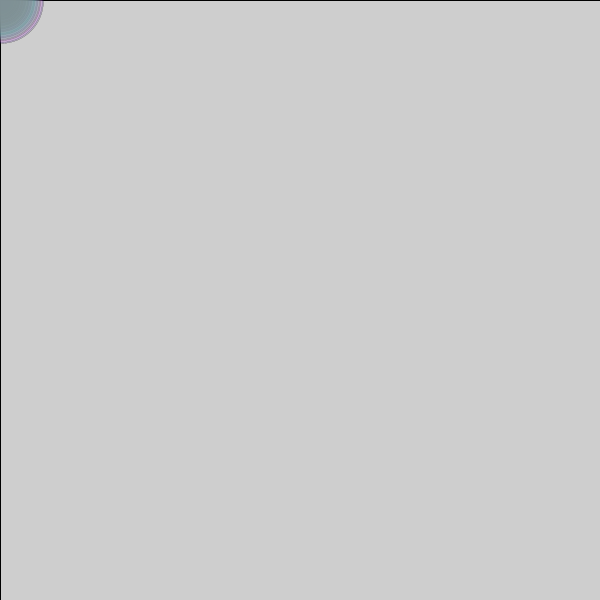
Frame 1 (no input)
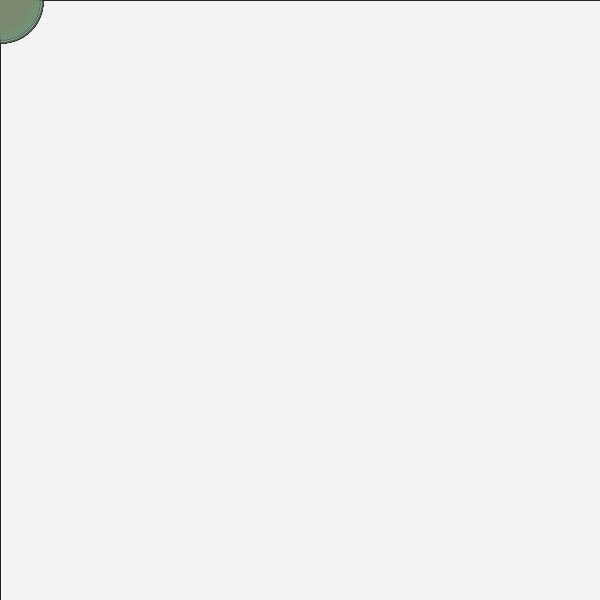
Frame 60 (the mouse pressed at the canvas centre just before this capture)
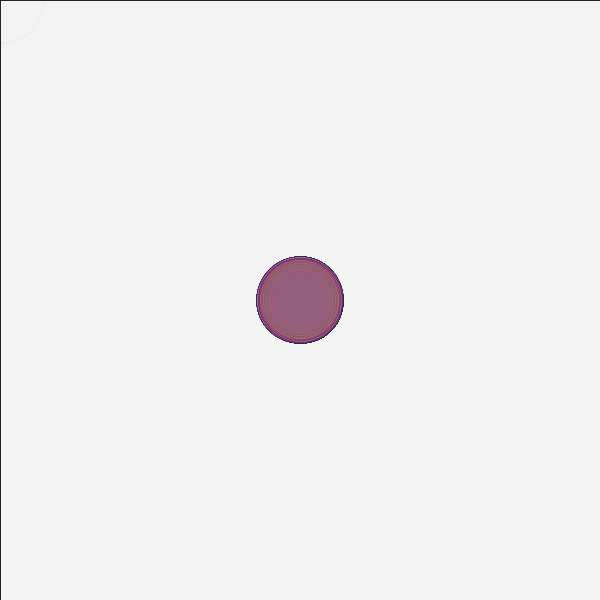
Frame 120 (the mouse held since frame 60 and released just before this capture)

The Processing sketch that drew these frames (run headless with seeded random() and noise(); from frame 60 on, the mouse is pressed at the canvas centre):

// Processing sketch: processing_59862
// ── processing_59862.pde

//Fading Brush

void setup(){
  size(600,600);
  smooth();
}

void draw(){
  fill(255,10);
  rect(0,0,width,height);
  for(int i = 0;i < 30; i++){
    strokeWeight(.2);
    fill(random(255),random(255),random(255),50);
    ellipse(mouseX,mouseY,i*3,i*3);
  }
}
